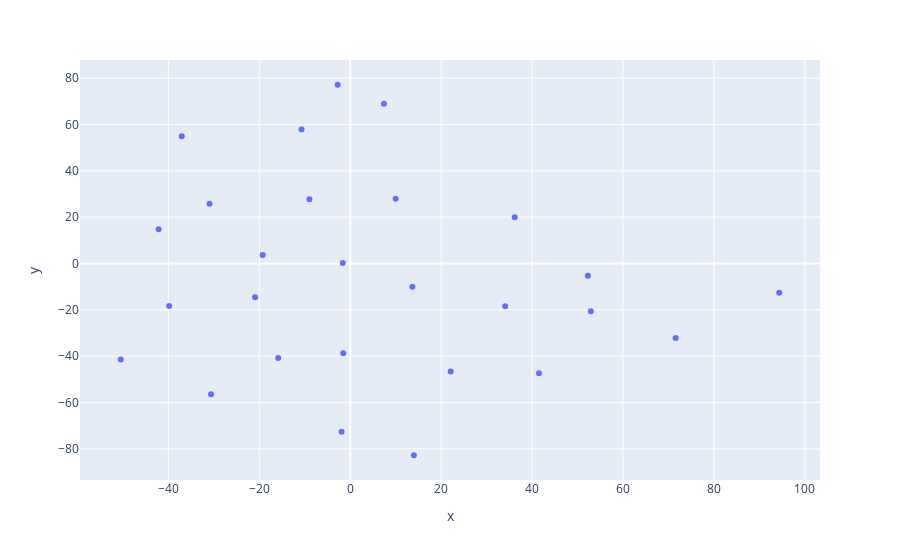

The notebook cell this image was saved under:
### Markdown cell above
### Visualisation
Finalement, nous visualisation le résultat. Chaque point est un article. La position qu'il occupe dans l'espace doit refléter la distance aux autres articles.

### Code cell
#interactive plot of embeddings after TSNE
import plotly.express as px
fig = px.scatter(LIRISpublications, x='x', y='y',  hover_data=['title_s'])
fig.show()

### Figure 1 — Plotly figure (JSON) as saved in the notebook; plotly's stock layout.template omitted (floating-point values rounded to 4 significant figures)
{"data": [{"customdata": [["Review of driver behaviour modelling for highway on‐ramp merging"], ["London taxi drivers exploit neighbourhood boundaries for hierarchical route planning"], ["A Multiagent Path Search Algorithm for Large-Scale Coalition Structure Generation\\, Accepted Paper"], ["Hide Exposures by Removing Mastermind’s External Sources on Social Network (Student Abstract)"], ["A modular machine learning tool for holistic and fine-grained behavioral analysis"], ["Re_actShap : détection de rebranchements des réseaux de régulation d’expression génique à l’aide des valeurs SHAP"], ["The R-Vessel-X Project"], ["TruShare: Confidential Key-Value Store for Untrusted Environments,TruShare: base de données clé-valeur confidentielle pour environnements non-fiable"], ["Multi-attribute based self-stabilizing algorithm for leader election in distributed systems"], ["Beyond Batch Learning: Global Awareness Enhanced Domain Adaptation"], ["$k$-Graph: A Graph Embedding for Interpretable Time Series Clustering"], ["Short and local transformations between ($\\\\Delta+1$)-colorings"], ["Patient-Specific Biomechanical Diaphragm-Ribs Respiratory Motion Model for Radiation Therapy"], ["Topological Autoencoders++: Fast and Accurate Cycle-Aware Dimensionality Reduction"], ["OWNER — Toward Unsupervised Open-World Named Entity Recognition"], ["Generalization abilities of foundation models in waste classification"], ["A Comprehensive Survey on Image Fusion: Which Approach Fits Which Need"], ["Luciole: The Design Story of a Serious Game for Learning English Created for (and with) Children"], ["A Collaborative Vocabulary Notebook as a Complementary Tool to Language Courses at the University Level"], ["Multi-physics modeling of organs in motion (imaging and therapy)"], ["Event knowledge and object-scene knowledge jointly influence fixations in scenes"], ["GRANITE : a Byzantine-Resilient Dynamic Gossip Learning Framework"], ["An informed machine learning based environmental risk score for hypertension in European adults"], ["Plagiarism in education and scientific integrity in the age of Generative IA : IAgiarism ?,Plagiat en éducation et intégrité scientifique à l'ère de l'IA générative : IAgiat ?"], ["Going further with Vertex Block Descent"], ["Patient-Specific Biomechanical Diaphragm-Ribs Respiratory Motion Model for Radiation Therapy"], ["Volume Preserving Neural Shape Morphing"]], "hovertemplate": "x=%{x}<br>y=%{y}<br>title_s=%{customdata[0]}<extra></extra>", "legendgroup": "", "marker": {"color": "#636efa", "symbol": "circle"}, "mode": "markers", "name": "", "orientation": "v", "showlegend": false, "type": "scatter", "x": [36.18, 22.1, -1.543, -30.61, 52.92, -39.83, -37.06, 94.37, -15.84, -20.93, -1.644, -19.27, -2.77, -42.14, 71.58, 34.08, 13.68, 14.01, -1.909, -10.71, 41.52, 9.992, 52.27, -50.48, -8.974, 7.412, -30.95], "xaxis": "x", "y": [19.92, -46.66, -38.75, -56.45, -20.58, -18.39, 54.92, -12.6, -40.85, -14.59, 0.2501, 3.661, 77.14, 14.77, -32.14, -18.46, -10.08, -82.77, -72.64, 57.79, -47.33, 27.91, -5.248, -41.44, 27.68, 68.96, 25.81], "yaxis": "y"}], "layout": {"legend": {"tracegroupgap": 0}, "margin": {"t": 60}, "xaxis": {"anchor": "y", "domain": [0, 1], "title": {"text": "x"}}, "yaxis": {"anchor": "x", "domain": [0, 1], "title": {"text": "y"}}}}
